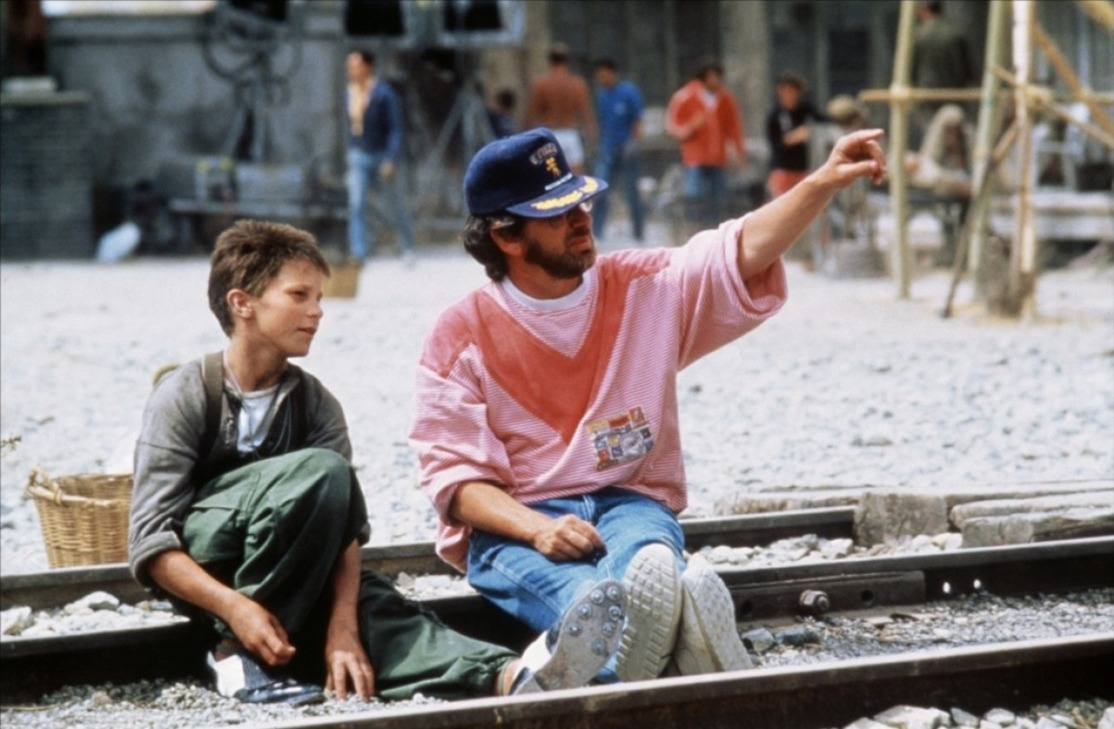
#> input picture Day5/empireofthesun.jpg, 1114 x 729 px
$ python ex2.py
#> lines starting #> are read from the running program, lines starting #| are printed output that depends on the picture
import cv2

# Load two images
img1 = cv2.imread('empireofthesun.jpg')
#> img1 is the input picture: shape (729, 1114, 3); mean B, G, R 121, 121.6, 128.7
img2 = cv2.imread('empireofthesun_mask.jpg')
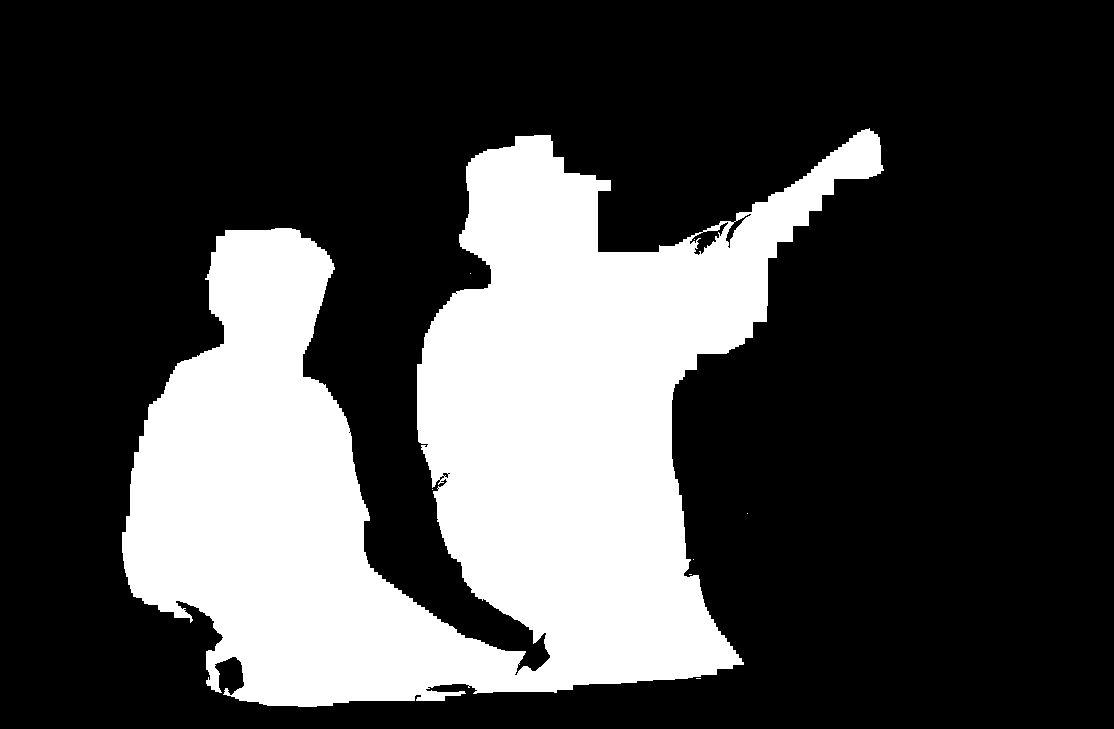
#> input picture Day5/empireofthesun_mask.jpg, 1114 x 729 px
#> img2 is the input picture: shape (729, 1114, 3); min 0, max 255, mean 69.7

image_and = cv2.bitwise_and(img1,img2)
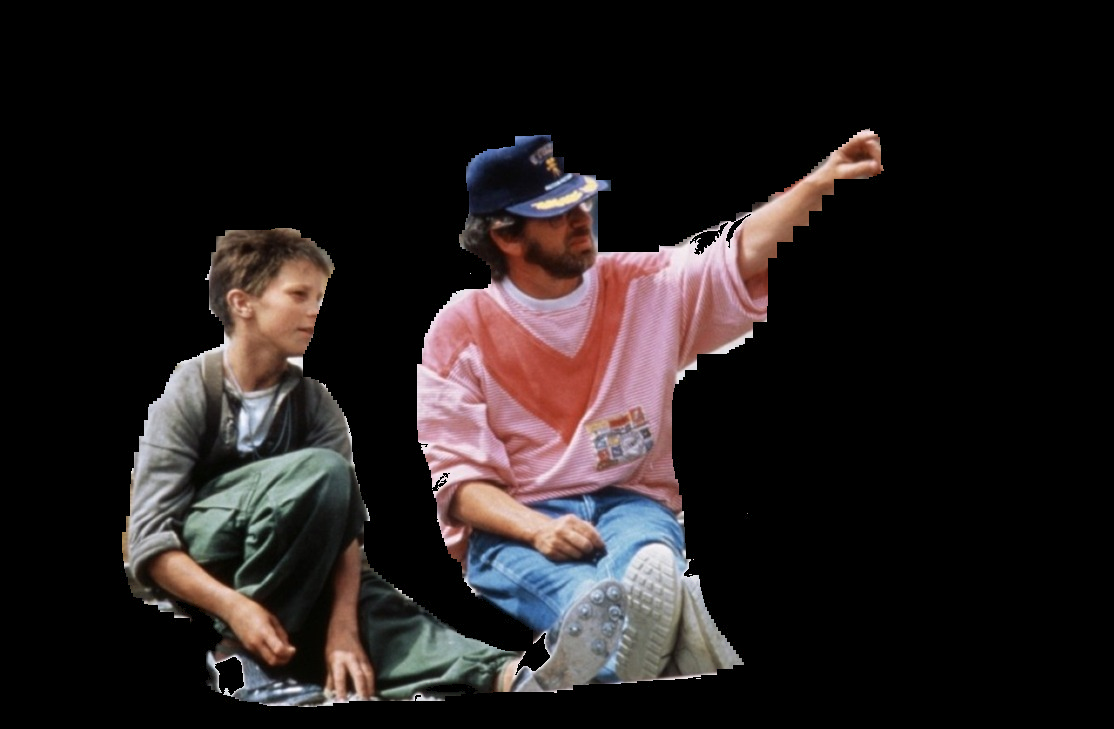
#> image_and: shape (729, 1114, 3); mean B, G, R 29.4, 29.3, 35.2

cv2.imshow('img1',img1)
cv2.imshow('img2',img2)

#cv2.imwrite('abc.png', image_and)

cv2.imshow('image_and',image_and)
cv2.waitKey(0)
cv2.destroyAllWindows()
